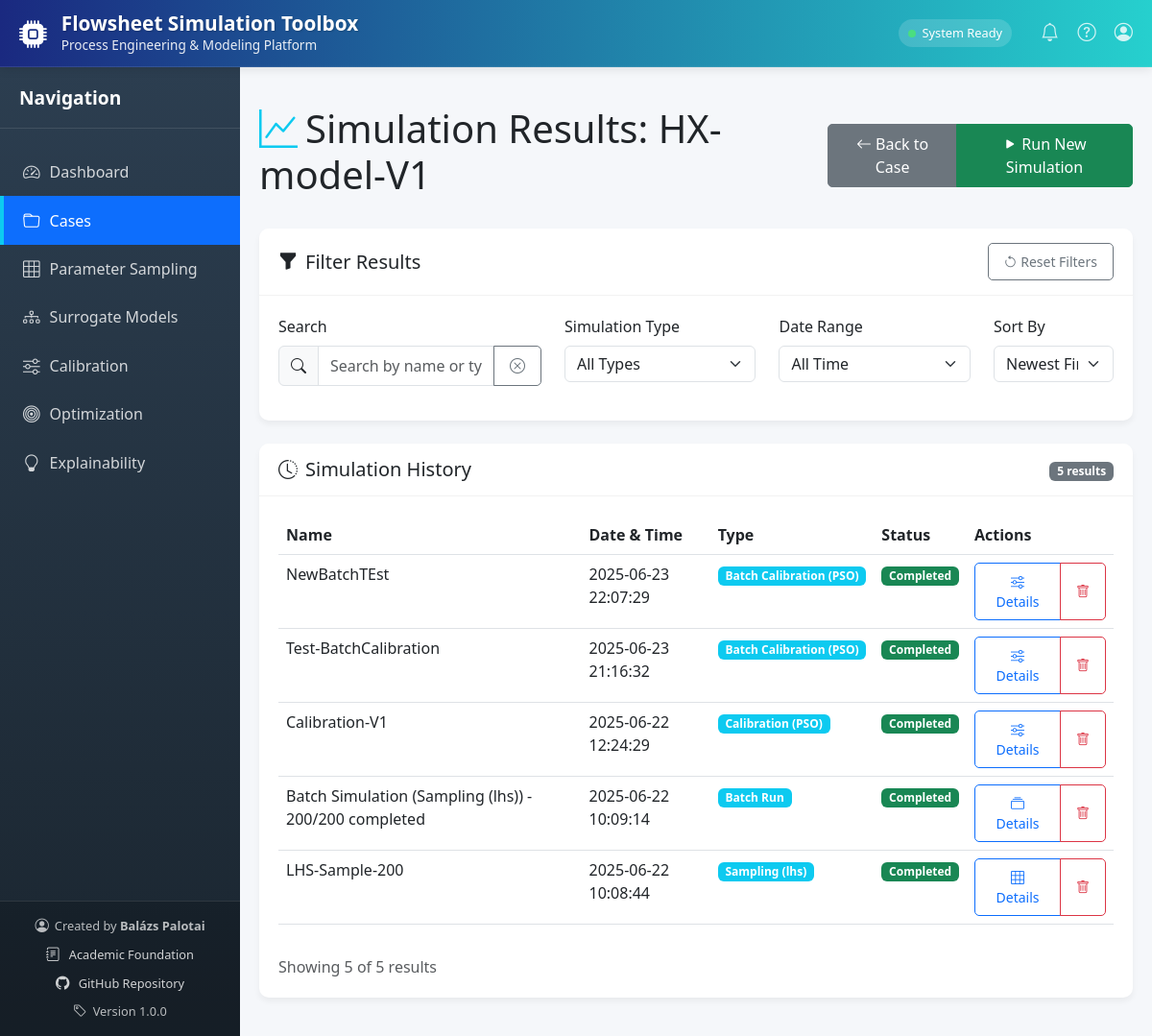
Page /simulations/results/1 on the earlier database version.
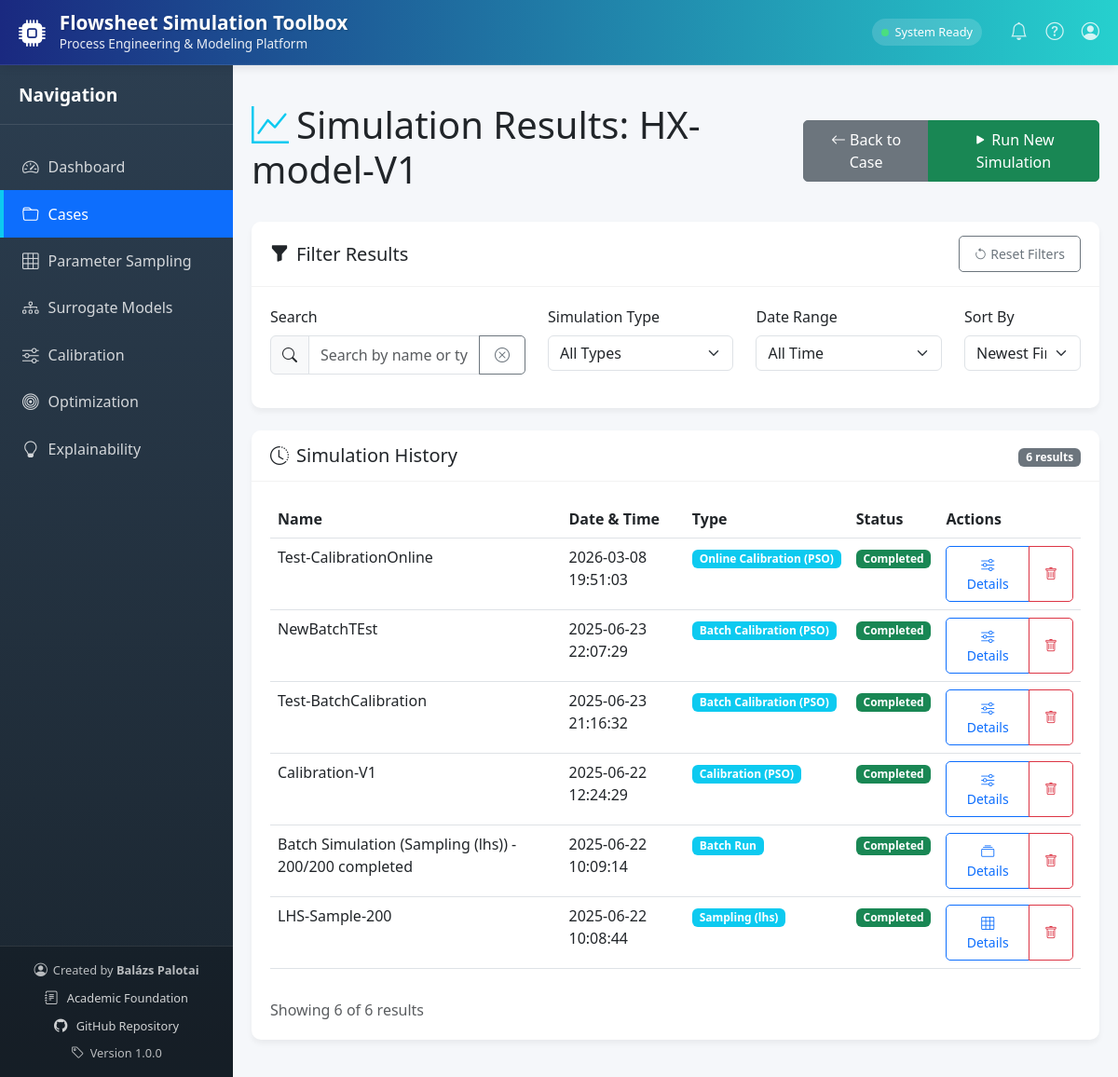
Same page on the later database version.
### api/database.py (models this page shows, shortened)
class Case(db.Model):
    id = db.Column(db.Integer, primary_key=True)
    name = db.Column(db.String(100), nullable=False, unique=True)
    description = db.Column(db.Text, nullable=True)
    created_at = db.Column(db.DateTime, default=datetime.utcnow)
    updated_at = db.Column(db.DateTime, default=datetime.utcnow, onupdate=datetime.utcnow)
    simulation_file = db.Column(db.String(255), nullable=True)
    folder_path = db.Column(db.String(255), nullable=True)
    parameters_json = db.Column(db.Text, nullable=True)
    driver_type = db.Column(db.String(50), default='hysys')  # Added driver_type field
    @property
    def parameters(self):
        if self.parameters_json:
            return json.loads(self.parameters_json)
        return {
            'InputParams': {
                'Spreadsheet': {},
                'MaterialStream': {},
                'EnergyStream': {}
            },
            'OutputParameters': {
                'Spreadsheet': {},
                'MaterialStream': {},
                'EnergyStream': {}
            }
        }

class SimulationResult(db.Model):
    __tablename__ = 'simulation_results'
    id = db.Column(db.Integer, primary_key=True)
    case_id = db.Column(db.Integer, db.ForeignKey('case.id'), nullable=False)
    timestamp = db.Column(db.DateTime, default=datetime.utcnow)
    data_json = db.Column(db.Text, nullable=False)  # JSON string with simulation results
    name = db.Column(db.String(100), nullable=True)  # Name of the simulation
    simulation_type = db.Column(db.String(50), default='Single Run')  # Type of simulation
    case = db.relationship('Case', backref=db.backref('simulation_results', lazy=True))
    @property
    def data(self):
        if self.data_json:
            return json.loads(self.data_json)
        return {}

### api/routes/simulations.py (the view)
@simulations_bp.route('/results/<int:case_id>')
def simulation_results(case_id):
    case = Case.query.get_or_404(case_id)
    latest_result = SimulationResult.query.filter_by(case_id=case_id).order_by(SimulationResult.timestamp.desc()).first()
    results_history = SimulationResult.query.filter_by(case_id=case_id).order_by(SimulationResult.timestamp.desc()).all()
    return render_template('simulations/results.html',
                          case=case,
                          latest_result=latest_result.data if latest_result else None,
                          results_history=results_history,
                          active_page='cases')

### templates/simulations/results.html (shortened to what this page needs)
{% extends "base.html" %}
{% block content %}
<div class="d-flex justify-content-between align-items-center mb-4">
    <h1><i class="bi bi-graph-up text-info me-2"></i>Simulation Results: {{ case.name }}</h1>
    <div class="btn-group">
        <a href="{{ url_for('cases.case_detail', case_id=case.id) }}" class="btn btn-secondary">
            <i class="bi bi-arrow-left"></i> Back to Case
        </a>
        <a href="{{ url_for('simulations.run_simulation', case_id=case.id) }}" class="btn btn-success">
            <i class="bi bi-play-fill"></i> Run New Simulation
        </a>
    </div>
</div>
<div class="card mb-4">
    <div class="card-header d-flex justify-content-between align-items-center">
        <h5 class="card-title mb-0"><i class="bi bi-funnel-fill me-2"></i>Filter Results</h5>
        <button class="btn btn-sm btn-outline-secondary" id="resetFiltersBtn">
            <i class="bi bi-arrow-counterclockwise"></i> Reset Filters
        </button>
    </div>
    <div class="card-body">
        <div class="row">
            <div class="col-md-4 mb-3">
                <label for="resultSearchInput" class="form-label">Search</label>
                <div class="input-group">
                    <span class="input-group-text"><i class="bi bi-search"></i></span>
                    <input type="text" class="form-control" id="resultSearchInput" placeholder="Search by name or type...">
                    <button class="btn btn-outline-secondary" type="button" id="clearSearchBtn">
                        <i class="bi bi-x-circle"></i>
                    </button>
                </div>
            </div>
            <div class="col-md-3 mb-3">
                <label for="simulationTypeFilter" class="form-label">Simulation Type</label>
                <select class="form-select" id="simulationTypeFilter">
                    <option value="all">All Types</option>
                </select>
            </div>
            <div class="col-md-3 mb-3">
                <label for="dateRangeFilter" class="form-label">Date Range</label>
                <select class="form-select" id="dateRangeFilter">
                    <option value="all">All Time</option>
                </select>
            </div>
            <div class="col-md-2 mb-3">
                <label for="sortOrder" class="form-label">Sort By</label>
                <select class="form-select" id="sortOrder">
                    <option value="newest">Newest First</option>
                </select>
            </div>
        </div>
    </div>
</div>
{% if results_history and results_history|length > 0 %}
<div class="card">
    <div class="card-header d-flex justify-content-between align-items-center">
        <h5 class="card-title mb-0"><i class="bi bi-clock-history me-2"></i>Simulation History</h5>
        <div>
            <span class="badge bg-secondary" id="resultCount">{{ results_history|length }} results</span>
        </div>
    </div>
    <div class="card-body">
        <div class="table-responsive">
            <table class="table table-hover" id="resultsTable">
                <thead>
                    <tr>
                        <th>Name</th>
                        <th>Date & Time</th>
                        <th>Type</th>
                        <th>Status</th>
                        <th>Actions</th>
                    </tr>
                </thead>
                <tbody>
                    {% for result in results_history %}
                    <tr class="result-row" data-result-id="{{ result.id }}" data-result-name="{{ result.name or 'Ad-hoc Simulation' }}" data-result-type="{{ result.simulation_type or 'Single Run' }}" data-result-date="{{ result.timestamp.strftime('%Y-%m-%d %H:%M:%S') }}">
                        <td>
                            <span class="fw-medium">{{ result.name or 'Ad-hoc Simulation' }}</span>
                        </td>
                        <td>{{ result.timestamp.strftime('%Y-%m-%d %H:%M:%S') }}</td>
                        <td>
                            {% if result.simulation_type %}
                                <span class="badge bg-info">{{ result.simulation_type }}</span>
                            {% else %}
                                <span class="badge bg-secondary">Single Run</span>
                            {% endif %}
                        </td>
                        <td>
                            {% if result.data %}
                                <span class="badge bg-success">Completed</span>
                            {% else %}
                                <span class="badge bg-warning">No Data</span>
                            {% endif %}
                        </td>
                        <td>
                            <div class="btn-group btn-group-sm">
                                {% if 'Sampling' in result.simulation_type %}
                                    <a href="{{ url_for('sampling.sampling_details', result_id=result.id) }}" class="btn btn-outline-primary" title="View Sampling Details">
                                        <i class="bi bi-grid-3x3"></i> Details
                                    </a>
                                    {% elif result.simulation_type == 'Batch Run' %}
                                    <a href="{{ url_for('simulations.batch_simulation_results', result_id=result.id) }}" class="btn btn-outline-primary" title="View Batch Results">
                                        <i class="bi bi-collection"></i> Details
                                    </a>
                                    {% elif 'Calibration' in result.simulation_type %}
                                    <a href="{{ url_for('calibration.calibration_details', result_id=result.id) }}" class="btn btn-outline-primary" title="View Calibration Details">
                                        <i class="bi bi-sliders"></i> Details
                                    </a>
                                {% endif %}
                                <button class="btn btn-outline-danger delete-result-btn" data-result-id="{{ result.id }}" title="Delete">
                                    <i class="bi bi-trash"></i>
                                </button>
                            </div>
                        </td>
                    </tr>
                    {% endfor %}
                </tbody>
            </table>
        </div>
        <div class="mt-3 d-flex justify-content-between align-items-center">
            <div>
                <span class="text-muted" id="filteredResultCount">Showing {{ results_history|length }} of {{ results_history|length }} results</span>
            </div>
        </div>
    </div>
</div>
{% else %}
<div class="alert alert-info">
    <i class="bi bi-info-circle me-2"></i> No simulation results available for this case yet.
    <a href="{{ url_for('simulations.run_simulation', case_id=case.id) }}" class="alert-link">Run a simulation</a> to see results.
</div>
{% endif %}
{% endblock %}

### templates/base.html (shortened to what this page needs)
<!DOCTYPE html>
<html lang="en">
<head>
    <link href="https://cdn.jsdelivr.net/npm/bootstrap@5.3.0-alpha1/dist/css/bootstrap.min.css" rel="stylesheet">
    <link rel="stylesheet" href="https://cdn.jsdelivr.net/npm/bootstrap-icons@1.10.3/font/bootstrap-icons.css">
</head>
<body>
    <header class="header">
        <div class="header-left">
            <i class="bi bi-cpu-fill header-logo simulation-pulse"></i>
            <div>
                <h1 class="header-title">Flowsheet Simulation Toolbox</h1>
                <p class="header-subtitle">Process Engineering & Modeling Platform</p>
            </div>
        </div>
        <div class="header-right">
            <div class="header-status">
                <span class="status-indicator"></span>
                <span>System Ready</span>
            </div>
            <div class="header-actions">
                <a href="#" data-bs-toggle="tooltip" title="Notifications"><i class="bi bi-bell"></i></a>
                <a href="#" data-bs-toggle="tooltip" title="Help"><i class="bi bi-question-circle"></i></a>
                <a href="#" data-bs-toggle="tooltip" title="User Profile"><i class="bi bi-person-circle"></i></a>
            </div>
        </div>
    </header>
    <div class="sidebar">
        <div class="sidebar-header">
            <h2 class="sidebar-title">Navigation</h2>
        </div>
        <div class="sidebar-nav">
            <ul class="nav flex-column">
                <li class="nav-item">
                    <a class="nav-link {% if active_page == 'dashboard' %}active{% endif %}" href="/">
                        <i class="bi bi-speedometer2"></i>
                        <span class="nav-text">Dashboard</span>
                    </a>
                </li>
                <li class="nav-item">
                    <a class="nav-link {% if active_page == 'cases' %}active{% endif %}" href="{{ url_for('cases.list_cases') }}">
                        <i class="bi bi-folder"></i>
                        <span class="nav-text">Cases</span>
                    </a>
                </li>
                <li class="nav-item">
                    <a class="nav-link {% if active_page == 'sampling' %}active{% endif %}" href="/sampling">
                        <i class="bi bi-grid-3x3"></i>
                        <span class="nav-text">Parameter Sampling</span>
                    </a>
                </li>
                <li class="nav-item">
                    <a class="nav-link {% if active_page == 'surrogate' %}active{% endif %}" href="/surrogate">
                        <i class="bi bi-diagram-3"></i>
                        <span class="nav-text">Surrogate Models</span>
                    </a>
                </li>
                <li class="nav-item">
                    <a class="nav-link {% if active_page == 'calibration' %}active{% endif %}" href="/calibration">
                        <i class="bi bi-sliders"></i>
                        <span class="nav-text">Calibration</span>
                    </a>
                </li>
                <li class="nav-item">
                    <a class="nav-link {% if active_page == 'optimization' %}active{% endif %}" href="/optimization">
                                                <i class="bi bi-bullseye"></i>
                        <span class="nav-text">Optimization</span>
                    </a>
                </li>
                <li class="nav-item">
                    <a class="nav-link {% if active_page == 'explain' %}active{% endif %}" href="/explainability">
                        <i class="bi bi-lightbulb"></i>
                        <span class="nav-text">Explainability</span>
                    </a>
                </li>
            </ul>
        </div>
        <div class="sidebar-footer">
            <div class="footer-item">
                <i class="bi bi-person-circle"></i>
                <span>Created by <strong>Balázs Palotai</strong></span>
            </div>
            <div class="footer-item">
                <a href="#" data-bs-toggle="modal" data-bs-target="#academicModal">
                    <i class="bi bi-journal-text"></i>
                    <span>Academic Foundation</span>
                </a>
            </div>
            <div class="footer-item">
                <a href="https://github.com/bpalotai/Hysys-Simulation" target="_blank">
                    <i class="bi bi-github"></i>
                    <span>GitHub Repository</span>
                </a>
            </div>
            <div class="footer-item">
                <i class="bi bi-tag"></i>
                <span>Version 1.0.0</span>
            </div>
        </div>
    </div>
    <div class="content">
        {% block content %}{% endblock %}
    </div>
    <link rel="stylesheet" type="text/css" href="https://cdn.datatables.net/1.13.7/css/dataTables.bootstrap5.min.css">
</body>
</html>

Differences in the rows shown:
added SimulationResult: name "Test-CalibrationOnline", timestamp "2026-03-08 19:51:03", simulation_type "Online Calibration (PSO)", shows "Completed"
Other differences:
{{ results_history|length }}: "5" → "6"
text written by a page script: "Showing 5 of 5 results" → "Showing 6 of 6 results"
